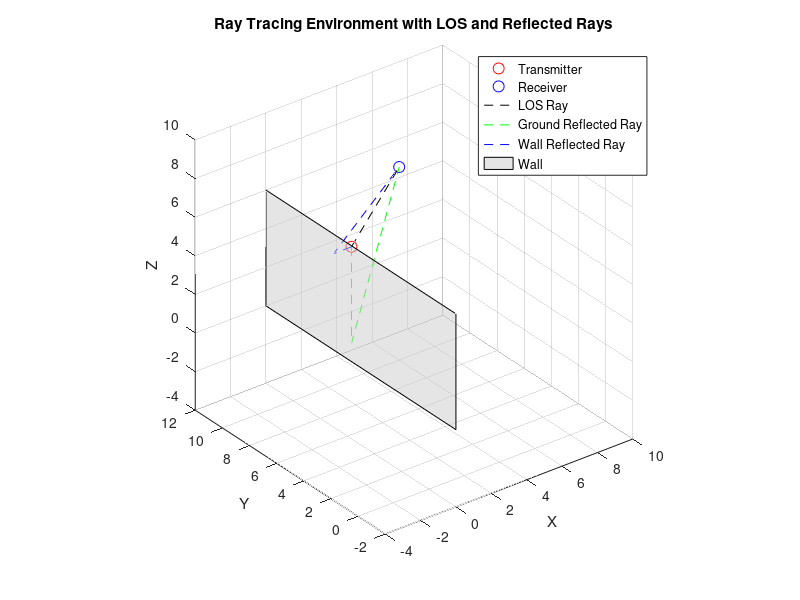

The MATLAB script that drew this image:
clc;
clear variables;

% Coordinates of transmitter, receiver, and wall
tx = [1, 7, 5];  % Transmitter position
rx = [6, 10, 6];  % Receiver position
wall_x = 0;      % Wall location

% Visualize the environment
figure;
% Plot the transmitter and receiver
plot3(tx(1), tx(2), tx(3), 'ro', 'MarkerSize', 8, 'DisplayName', 'Transmitter');
hold on;
plot3(rx(1), rx(2), rx(3), 'bo', 'MarkerSize', 8, 'DisplayName', 'Receiver');
hold on;
grid on;
axis equal;
xlabel('X'); ylabel('Y'); zlabel('Z');




% LOS Path (direct)
plot3([tx(1), rx(1)], [tx(2), rx(2)], [tx(3), rx(3)], 'k--', 'DisplayName', 'LOS Ray');
hold on;
% Ground-reflected path
ground_reflection_point = [tx(1), tx(2), 0];  % Reflection point on the ground
plot3([tx(1), ground_reflection_point(1), rx(1)], ...
      [tx(2), ground_reflection_point(2), rx(2)], ...
      [tx(3), ground_reflection_point(3), rx(3)], 'g--', 'DisplayName', 'Ground Reflected Ray');

% Wall-reflected path
wall_reflection_point = [wall_x, tx(2), tx(3)];  % Reflection point on the wall
plot3([tx(1), wall_reflection_point(1), rx(1)], ...
      [tx(2), wall_reflection_point(2), rx(2)], ...
      [tx(3), wall_reflection_point(3), rx(3)], 'b--', 'DisplayName', 'Wall Reflected Ray');

% Plot the wall
fill3([wall_x, wall_x, wall_x, wall_x], [-2, 12, 12, -2], [0, 0, 6, 6], [0.8 0.8 0.8], 'FaceAlpha', 0.5, 'DisplayName', 'Wall');
% 
legend;
title('Ray Tracing Environment with LOS and Reflected Rays');
% 
% % Calculate the path lengths
d_LOS = norm(tx - rx);   % Direct LOS path
d_ground = norm(tx - ground_reflection_point) + norm(ground_reflection_point - rx);
d_wall = norm(tx - wall_reflection_point) + norm(wall_reflection_point - rx);

% Define transmitter power and wavelength
P_tx = 1; % Transmit power in watts
lambda = 0.3; % Wavelength in meters (for example, 1 GHz frequency)

% Calculate the received power for each path
P_LOS = P_tx * (lambda / (4 * pi * d_LOS))^2;
P_ground = P_tx * (lambda / (4 * pi * d_ground))^2 * 0.5; % Assuming 50% reflection coefficient
P_wall = P_tx * (lambda / (4 * pi * d_wall))^2 * 0.7;     % Assuming 70% reflection coefficient

% Calculate total received power
% Phase differences due to path lengths
phi_LOS = 2 * pi * d_LOS / lambda;
phi_ground = 2 * pi * d_ground / lambda;
phi_wall = 2 * pi * d_wall / lambda;

% Convert to complex amplitudes
E_LOS = sqrt(P_LOS) * exp(1j * phi_LOS);
E_ground = sqrt(P_ground) * exp(1j * phi_ground);
E_wall = sqrt(P_wall) * exp(1j * phi_wall);

% Sum the complex amplitudes and calculate total power
E_total = E_LOS + E_ground + E_wall;
P_total = abs(E_total)^2;

P_LOS = log10(P_LOS);
P_ground = log10(P_ground);
P_wall = log10(P_wall);
P_total = log10(P_total);

% Display calculated powers
fprintf('LOS Power: %.4f dBW\n', P_LOS);
fprintf('Ground Reflected Power: %.4f dBW\n', P_ground);
fprintf('Wall Reflected Power: %.4f dBW\n', P_wall);
fprintf('Total Received Power: %.4f dBW\n', P_total);